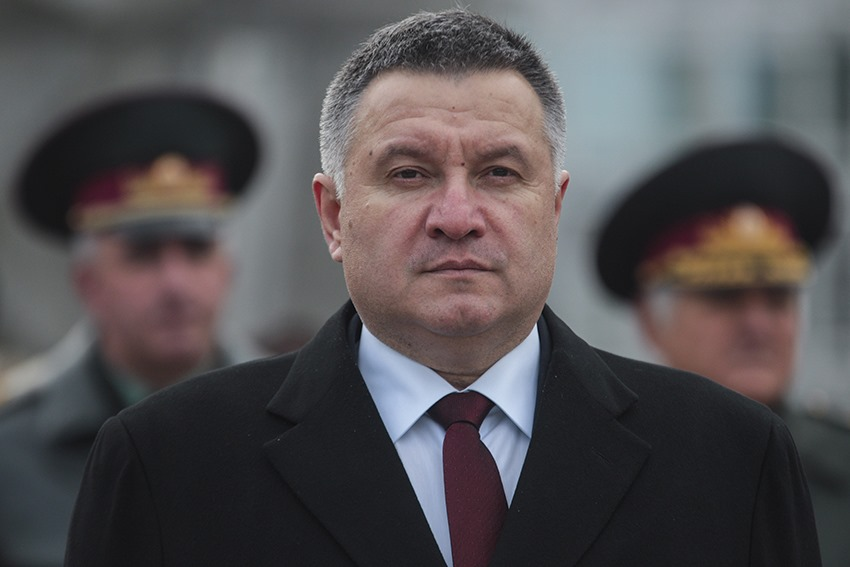
#> input picture resources/img1.jpg, 850 x 567 px
$ python face_detect.py
#> lines starting #> are read from the running program, lines starting #| are printed output that depends on the picture; after the words box and inside, x2 and y2 are one past the last pixel; in counts of white or black regions, pixels touching at a corner belong together
import cv2

import numpy as np

facecascade = cv2.CascadeClassifier('resources/haarcascade_frontalface_default.xml')

img = cv2.imread('resources/img1.jpg')
#> img is the input picture: shape (567, 850, 3); mean B, G, R 82.4, 80.3, 84

imgGray = cv2.cvtColor(img, cv2.COLOR_BGR2GRAY)
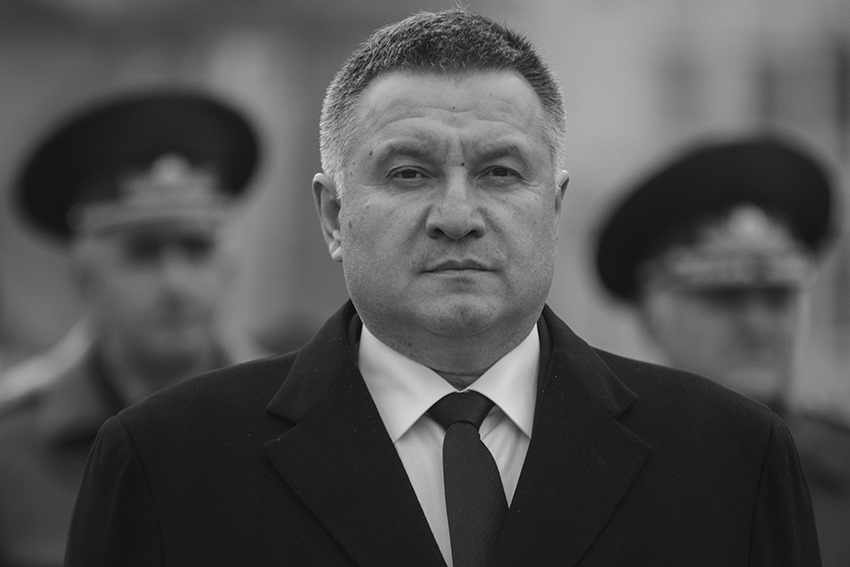
#> imgGray: shape (567, 850); min 0, max 243, mean 81.6

faces = facecascade.detectMultiScale(imgGray, 1.4, 4)
#> faces = [[330, 73, 253, 253]]
for (x,y,w,h) in faces:
    cv2.rectangle(img, (x,y),(x+w, y+h), (255,0,0), 2)
#> this loop made 1 pass
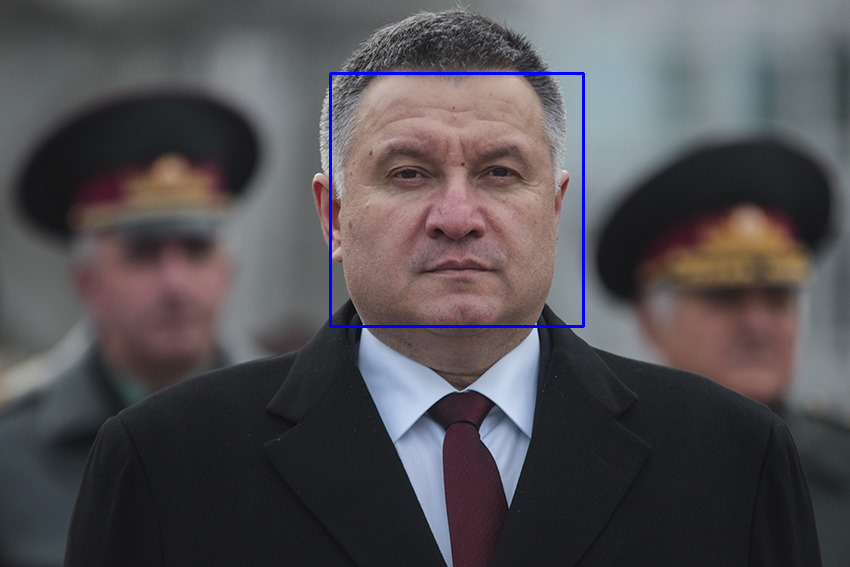
#> img: shape (567, 850, 3); 0.63% of pixels changed, all inside (x1, y1, x2, y2) = (329, 72, 585, 328)


cv2.imshow('img', img)
cv2.waitKey(0)

$ run again, with resources/img2.jpg copied over resources/img1.jpg
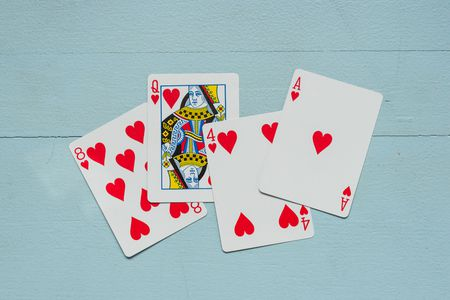
#> input picture resources/img2.jpg, 450 x 300 px
#> img is the input picture: shape (300, 450, 3); mean B, G, R 190.2, 186.1, 169.5
#> `imgGray = cv2.cvtColor(img, cv2.COLOR_BGR2GRAY)`:
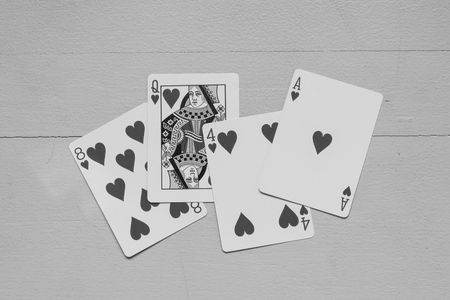
#> imgGray: shape (300, 450); min 1, max 246, mean 181.6
#> faces = ()
